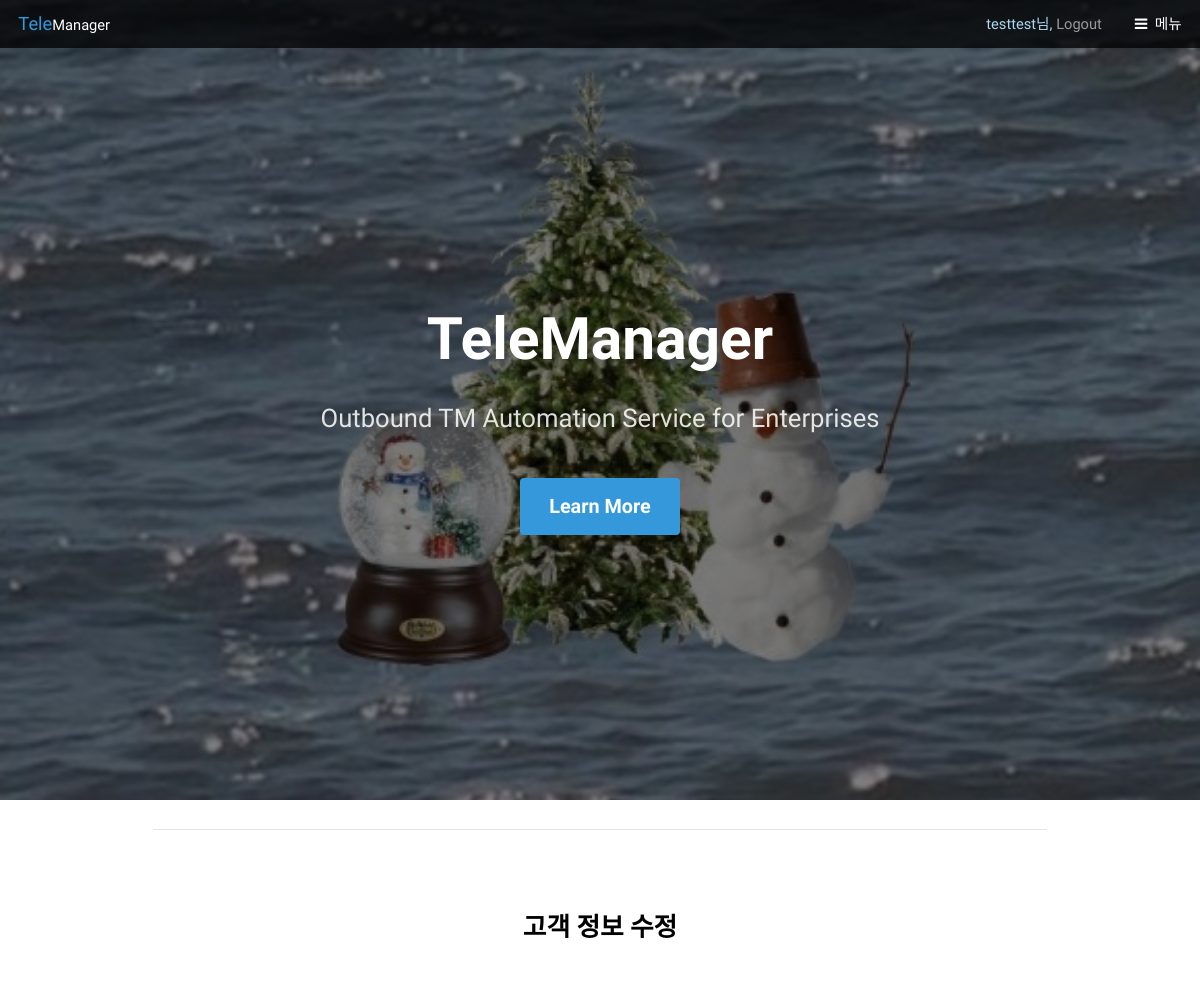
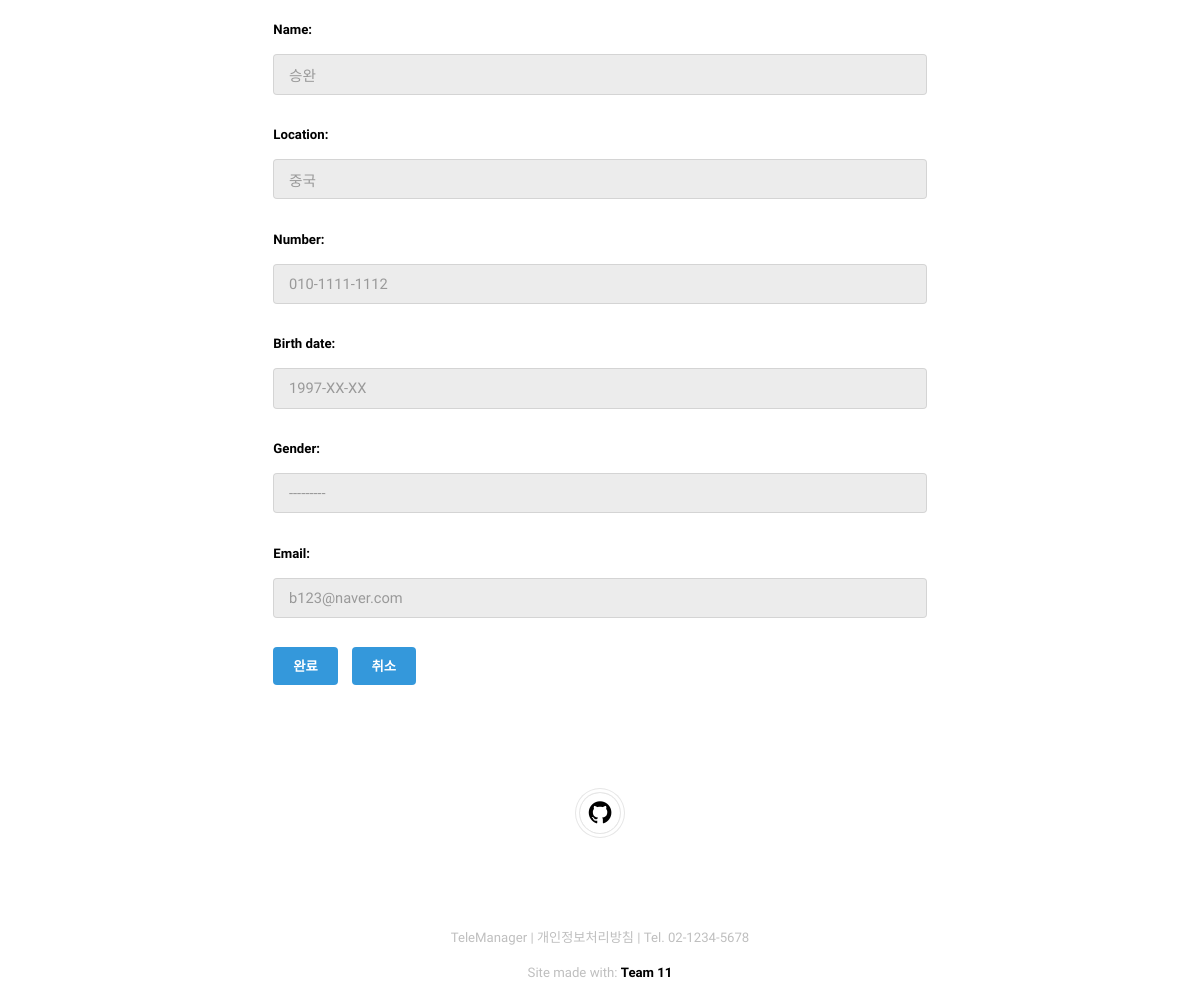
Screenshot of /client/edit/17/ (signed in) with the database file from the repository (2 pictures, top to bottom).
### client/models.py (models this page shows, shortened)
class Client(models.Model):
	user = models.ForeignKey(settings.AUTH_USER_MODEL, on_delete=models.CASCADE, null=True)
	name = models.CharField(max_length=30)                               # 고객 이름 저장
	location = models.CharField(max_length=140, null=True, blank=True)   # 고객 주소 저장
	number = models.CharField(max_length=20, null=True, blank=True)      # 고객 전화번호 저장
	birth_date = models.CharField(max_length=10, null=True, blank=True)  # YYYY-MM_DD 형식
	tm_date = models.DateTimeField(null=True, blank = True)              # TM 날짜 저장
	age = models.IntegerField(null= True, blank=True)                    # 고객 나이 저장
	gender = models.CharField(max_length=10, choices=[('Male', 'Male'), ('Female', 'Female')], null=True, blank=True)  # (실제 값, 보여지는 값)
	email = models.EmailField(max_length=254, null=True, blank=True)     # 고객 이메일 저장

### client/views.py (the view)
# urls.py: path('edit/<int:client_id>/', views.edit_client, name='edit_client'),
def edit_client(request, client_id):
    client = get_object_or_404(Client, id=client_id, user=request.user)
    if request.method == 'POST':
        form = ClientForm(request.POST, instance=client)
        if form.is_valid():
            form.save()
            return redirect('client:list')  # 클라이언트 목록 뷰로 리디렉션
    else:
        form = ClientForm(instance=client)
    return render(request, 'client/edit_client.html', {'form': form, 'client': client})

### client/forms.py
class ClientForm(forms.ModelForm):
    class Meta:
        model = Client
        fields = ['name', 'location', 'number', 'birth_date', 'gender', 'email']

### client/templates/client/edit_client.html (shortened to what this page needs)
{% extends 'base.html' %}
{% load static %}
{% block content %}
<div id="main" class="container">
    <hr>
    <br><br>
    <h3 class='centered'>고객 정보 수정</h3><br>
    <form method="post" class="margin-form-container">
        {{ form.as_p }}
        <button type="submit">완료</button>
        <button><a href="{% url 'client:list' %}" style='color:white'>취소</a></button>
    </form>
</div>
{% endblock %}

### templates/base.html (shortened to what this page needs)
<!DOCTYPE HTML>
<html lang="ko">
<head>
    {% load static %}
    <link rel="stylesheet" href="{% static 'css/main.css' %}">
</head>
<body>
    <header id="header" class="alt">
        <div class="logo">
            <a href="/">Tele<span>Manager</span></a>
        </div>
        {% if not user.is_authenticated %}
        <span class="header-text">
            <a href="/account/">Login</a>
        </span>
        {% else %}
        <span class="header-text">
            {{user}}님,
            <span class ="logout-form" method="post" action="{% url 'account:logout' %}">
                <a type="submit">Logout</a>
            </span>
            </span>
        {% endif %}
        <a href="#menu">메뉴</a>
    </header>
    <section id="banner">
        <div class="inner">
            <header>
                <h1>TeleManager</h1>
                <p>Outbound TM Automation Service for Enterprises</p>
            </header>
            <a href="#main" class="button big scrolly">Learn More</a>
        </div>
    </section>
    {% block content %}{% endblock %}
    <footer id="footer">
        <div class="copyright">
            <ul class="icons">
                <li><a href="https://github.com/TeleManager" class="icon fa-github"><span class="label">Github</span></a></li>
            </ul>
        </div>
    </footer><div class="copyright">
        TeleManager | 개인정보처리방침 | Tel. 02-1234-5678
    </div>
    <div class="copyright">
        Site made with: <a href="#">Team 11</a>
    </div>
</body>
</html>

### rows the page displays
Client: name "승완", location "중국", number "010-1111-1112", birth_date "1997-XX-XX", gender "---------", email "b123@naver.com"

### other values shown
{{ user }} "testtest"
